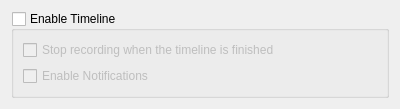
<?xml version="1.0" encoding="UTF-8"?>
<ui version="4.0">
 <class>TimeLineConfig</class>
 <widget class="QWidget" name="TimeLineConfig">
  <property name="geometry">
   <rect>
    <x>0</x>
    <y>0</y>
    <width>400</width>
    <height>99</height>
   </rect>
  </property>
  <property name="windowTitle">
   <string>Form</string>
  </property>
  <layout class="QVBoxLayout" name="verticalLayout_4">
   <item>
    <widget class="QGroupBox" name="kcfg_showTimeLine">
     <property name="title">
      <string>Enable Timeline</string>
     </property>
     <property name="checkable">
      <bool>true</bool>
     </property>
     <property name="checked">
      <bool>false</bool>
     </property>
     <layout class="QFormLayout" name="formLayout">
      <property name="fieldGrowthPolicy">
       <enum>QFormLayout::ExpandingFieldsGrow</enum>
      </property>
      <item row="0" column="0" colspan="2">
       <widget class="QCheckBox" name="kcfg_timeLineStop">
        <property name="text">
         <string>Stop recording when the timeline is finished</string>
        </property>
       </widget>
      </item>
      <item row="1" column="0" colspan="2">
       <widget class="QCheckBox" name="kcfg_timelineNotifications">
        <property name="text">
         <string>Enable Notifications</string>
        </property>
       </widget>
      </item>
     </layout>
    </widget>
   </item>
  </layout>
 </widget>
 <resources/>
 <connections/>
</ui>
